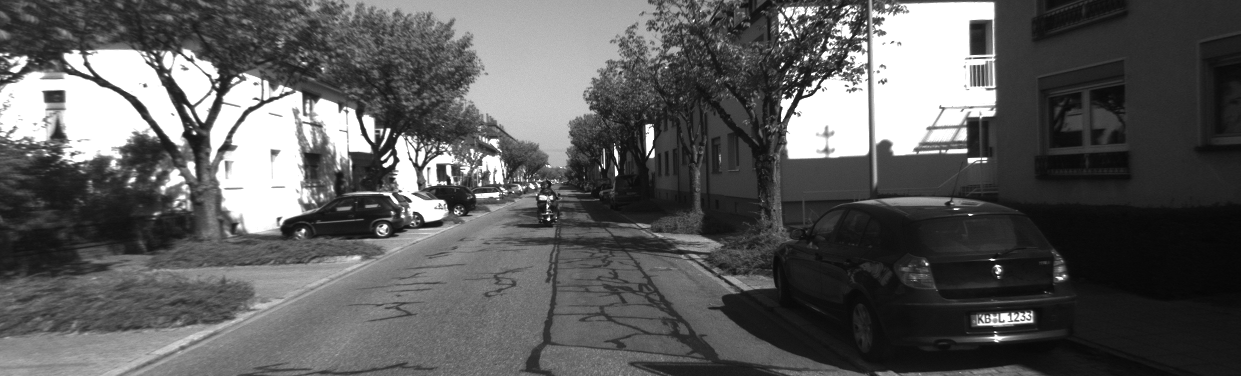
%> input picture Exercise 3 - Simple Keypoint Tracker/data/000002.png, 1241 x 376 px, given in place of 000000.png, which was not available
$ octave main.m   (GNU Octave 9; MATLAB toolbox functions it lacks are replaced by stand-ins)
%> lines starting %> are read from the running program, lines starting %| are printed output that depends on the picture; pictures that were not available may be replaced by others from this repository, and a replacement may not be noted
### Exercise 3 - Simple Keypoint Tracker/code/harris.m
%Kailin Huang May 2019
function scores = harris(img, patch_size, kappa)

conv_x = reshape([-1 -2 -1 0 0 0 1 2 1],3,3);
conv_y= reshape([-1 -2 -1 0 0 0 1 2 1],3,3)';
I_x = conv2(img,conv_x,'valid');
I_x_2 = I_x.*I_x;
I_y = conv2(img,conv_y,'valid');
I_y_2 = I_y.*I_y;
I_x_I_y=I_x.*I_y;

I_patch=ones(patch_size);
sigma_I_x_2 = conv2(I_x_2,I_patch,'valid');
sigma_I_y_2 = conv2(I_y_2,I_patch,'valid');
sigma_I_x_I_y = conv2(I_x_I_y,I_patch,'valid');
% [5 lines of commented-out code are left out]

detM=sigma_I_x_2.*sigma_I_y_2-sigma_I_x_I_y.*sigma_I_x_I_y;
traceM=sigma_I_x_2+sigma_I_x_2;
R=detM-kappa*traceM.^2;
to_patch=(patch_size-1)/2+1;
scores=padarray(R,[to_patch,to_patch],'both');

### Exercise 3 - Simple Keypoint Tracker/code/selectKeypoints.m
function keypoints = selectKeypoints(scores, num, r)
% Selects the num best scores as keypoints and performs non-maximum
% supression of a (2r + 1)*(2r + 1) box around the current maximum.
scores_size=size(scores);
keypoints=zeros(2,num);
scores_reshaped=reshape(scores,[],1);
for i = 1:num
   [~, max_ind] = max(scores_reshaped);
   [I,J]=ind2sub(scores_size,max_ind);
   keypoints(:,i)=[I J]';
   top=max(1,I-r);
   bottom=min(scores_size(1),I+r);
   left=max(1,J-r);
   right=min(scores_size(2),J+r);
   rows=top:bottom;
   cols=left:right;
   [R,C]=meshgrid(rows,cols);
   subs=reshape(cat(2,R',C'),[],2);
   inds = sub2ind(scores_size,subs(:,1),subs(:,2));
   scores_reshaped(inds)=0;
%    scores(top:bottom,left:right)=zeros(bottom-top+1,right-left+1);
%    scores(I-r:I+r,J-r:J+r)=padarray(scores(I,J),[r r],'both');


end

### Exercise 3 - Simple Keypoint Tracker/code/describeKeypoints.m
function descriptors = describeKeypoints(img, keypoints, r)
% Returns a (2r+1)^2xN matrix of image patch vectors based on image
% img and a 2xN matrix containing the keypoint coordinates.
% r is the patch "radius".
N=length(keypoints);
descriptors=zeros((2*r+1)^2,N);
pad_img=padarray(img,[r r],'both');
for i = 1:N
    idx=keypoints(:,i);
    patch=pad_img(idx(1):idx(1)+2*r,idx(2):idx(2)+2*r);
    descriptors(:,i)=reshape(patch,[],1);
end

### Exercise 3 - Simple Keypoint Tracker/code/matchDescriptors.m
function matches = matchDescriptors(...
    query_descriptors, database_descriptors, lambda)
% Returns a 1xQ matrix where the i-th coefficient is the index of the
% database descriptor which matches to the i-th query descriptor.
% The descriptor vectors are MxQ and MxD where M is the descriptor
% dimension and Q and D the amount of query and database descriptors
% respectively. matches(i) will be zero if there is no database descriptor
% with an SSD < lambda * min(SSD). No two non-zero elements of matches will
% be equal.
[M,N]=size(database_descriptors);
% [D,I]=pdist2(query_descriptors',database_descriptors','euclidean','smallest',1);
[D,I]=pdist2(database_descriptors',query_descriptors',@SSD,'smallest',1);
threshold=lambda*min(min(D));
% matches=I;
I(find(D>threshold))=0;
matches=I;
% [5 lines of commented-out code are left out]

function D2 = SSD(ZI,ZJ)
% calculation of distance SSD
[m,p]=size(ZJ);
diffs=ZI-ZJ;

sq_diffs=diffs.^2;
D2=sum(sq_diffs,2);

### Exercise 3 - Simple Keypoint Tracker/code/plotMatches.m
function plotMatches(matches, query_keypoints, database_keypoints)

[~, query_indices, match_indices] = find(matches);

x_from = query_keypoints(1, query_indices);
x_to = database_keypoints(1, match_indices);
y_from = query_keypoints(2, query_indices);
y_to = database_keypoints(2, match_indices);
plot([y_from; y_to], [x_from; x_to], 'g-', 'Linewidth', 3);

end

### Exercise 3 - Simple Keypoint Tracker/code/main.m
clear all;
close all;

% Randomly chosen parameters that seem to work well - can you find better
% ones?
harris_patch_size = 9;
harris_kappa = 0.08;
num_keypoints = 200;
nonmaximum_supression_radius = 8;
descriptor_radius = 9;
match_lambda = 8;%4

img = imread('000000.png');
%> img is the input picture: size 376x1241 uint8; min 5, max 255, mean 91.7

%% Part 1 - Calculate Harris scores

harris_scores = harris(img, harris_patch_size, harris_kappa);
assert(min(size(harris_scores) == size(img)));
figure(1);
subplot(2, 1, 1);
imshow(img);
subplot(2, 1, 2);
imagesc(harris_scores);
axis equal;
axis off;

%% Part 2 - Select keypoints

keypoints = selectKeypoints(...
    harris_scores, num_keypoints, nonmaximum_supression_radius);
%> the loop in selectKeypoints, `for i = 1:num` made 200 passes
%> (max_ind, I, J, top, bottom, left, right) on passes 1 to 3: (303151, 95, 807, 87, 103, 799, 815), (144548, 164, 385, 156, 172, 377, 393), (375141, 269, 998, 261, 277, 990, 1006)
%> after the loop in selectKeypoints, `for i = 1:num`: keypoints = 200 columns, first 8: [95 164 269 323 37 42 320 128; 807 385 998 986 791 832 1030 650]
figure(2);
imshow(img);
hold on;
plot(keypoints(2, :), keypoints(1, :), 'rx', 'Linewidth', 2);

%% Part 3 - Describe keypoints and show 16 strongest keypoint descriptors

descriptors = describeKeypoints(img, keypoints, descriptor_radius);
%> in describeKeypoints, `pad_img=padarray(img,[r r],'both');`:
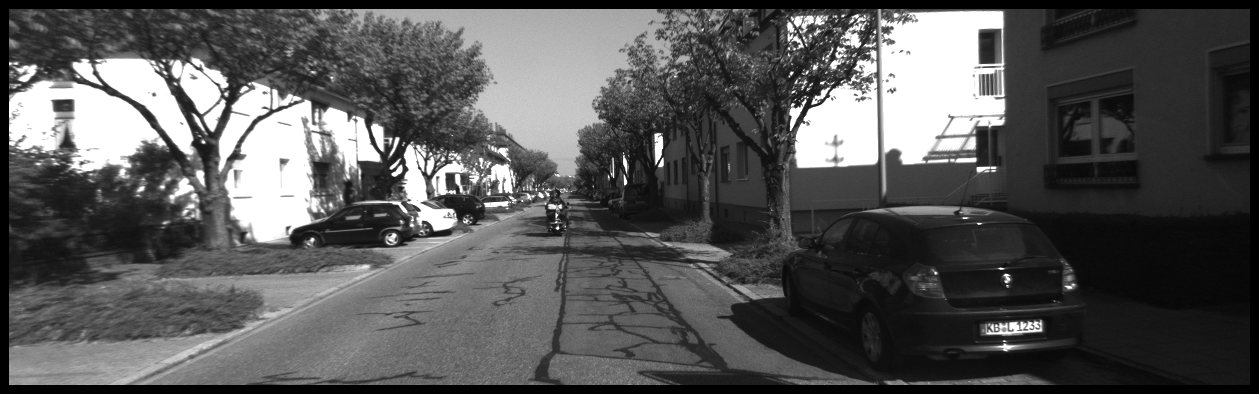
%> pad_img: size 394x1259 uint8; min 0, max 255, mean 86.3
%> the loop in describeKeypoints, `for i = 1:N` made 200 passes
%> idx on passes 1 to 3: [95; 807], [164; 385], [269; 998]
%> after the loop in describeKeypoints, `for i = 1:N`:
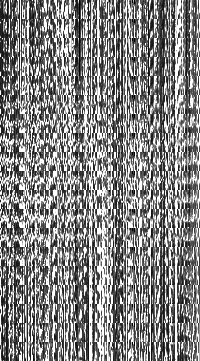
%> descriptors: size 361x200 double; min 0, max 255, mean 134.3
figure(3);
for i = 1:16
    subplot(4, 4, i);
    patch_size = 2 * descriptor_radius + 1;
    imagesc(uint8(reshape(descriptors(:,i), [patch_size patch_size])));
    axis equal;
    axis off;
end

%% Part 4 - Match descriptors between first two images
img_2 = imread('000001.png');
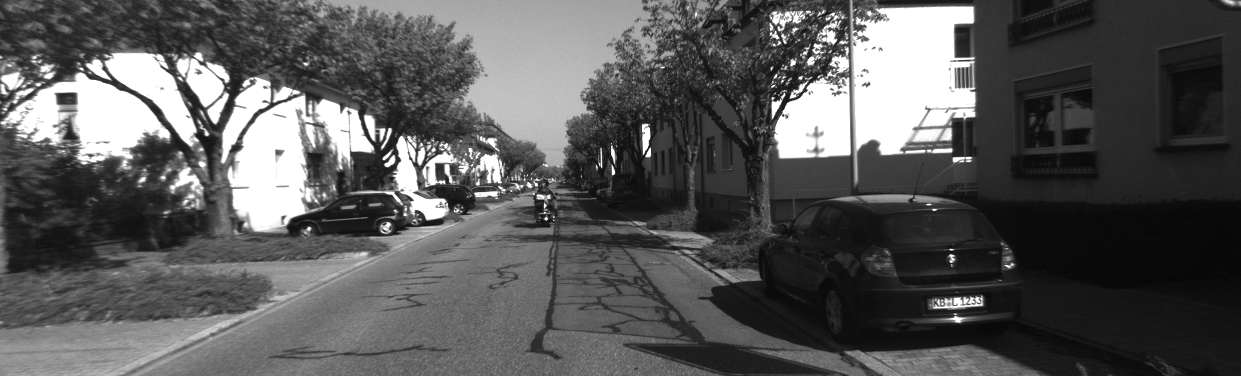
%> input picture Exercise 3 - Simple Keypoint Tracker/data/000001.png, 1241 x 376 px
%> img_2 is the input picture: size 376x1241 uint8; min 5, max 255, mean 88.4
harris_scores_2 = harris(img_2, harris_patch_size, harris_kappa);
%> call 2 of harris, with patch_size = 9, kappa = 0.08
%> in harris (call 2), `R=detM-kappa*traceM.^2;`:
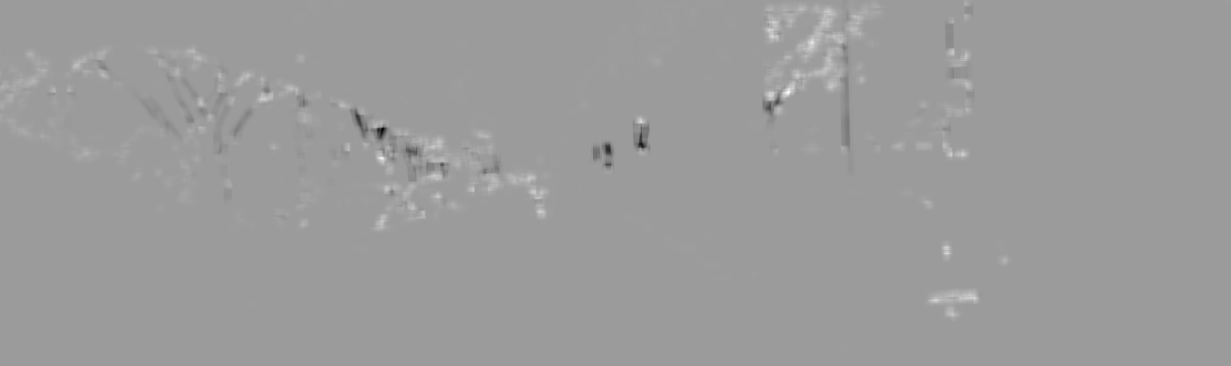
%> R: size 366x1231 double; min -1.52e+14, max 9.72e+13, mean 3.64e+11; drawn with min black and max white
keypoints_2 = selectKeypoints(...
    harris_scores_2, num_keypoints, nonmaximum_supression_radius);
%> the loop in selectKeypoints (call 2), `for i = 1:num` made 200 passes
%> (max_ind, I, J, top, bottom, left, right) on passes 1 to 3: (298266, 98, 794, 90, 106, 786, 802), (145300, 164, 387, 156, 172, 379, 395), (307240, 48, 818, 40, 56, 810, 826)
descriptors_2 = describeKeypoints(img_2, keypoints_2, descriptor_radius);
%> call 2 of describeKeypoints, with r = 9
%> after the loop in describeKeypoints (call 2), `for i = 1:N`:
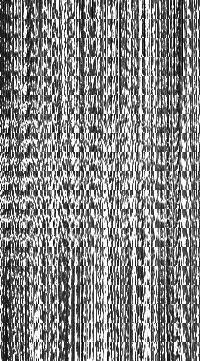
%> descriptors: size 361x200 double; min 0, max 255, mean 135.3

matches = matchDescriptors(descriptors_2, descriptors, match_lambda);
%> in SSD (call 10), `diffs=ZI-ZJ;`:
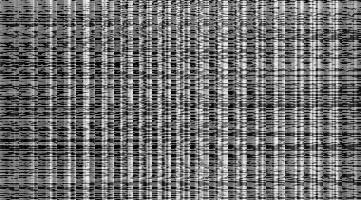
%> diffs: size 200x361 double; min -232, max 255, mean -18.3; drawn with min black and max white
%> in SSD (call 10), `sq_diffs=diffs.^2;`:
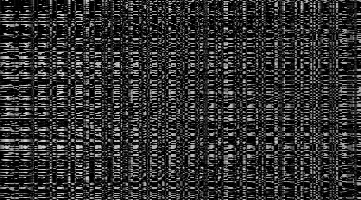
%> sq_diffs: size 200x361 double; min 0, max 65025, mean 12377.3; drawn with min black and max white

figure(4);
imshow(img_2);
hold on;
plot(keypoints_2(2, :), keypoints_2(1, :), 'rx', 'Linewidth', 2);
plotMatches(matches, keypoints_2, keypoints);

%% Part 5 - Match descriptors between all images
figure(5);
img_indices = 0:199;
clear prev_desc
for i = img_indices
%> (the run ends here)
